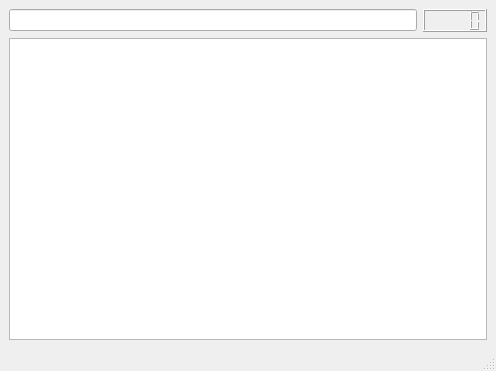
<?xml version="1.0" encoding="UTF-8"?>
<ui version="4.0">
 <class>MainWindow</class>
 <widget class="QMainWindow" name="MainWindow">
  <property name="geometry">
   <rect>
    <x>0</x>
    <y>0</y>
    <width>496</width>
    <height>371</height>
   </rect>
  </property>
  <property name="windowTitle">
   <string>MainWindow</string>
  </property>
  <property name="unifiedTitleAndToolBarOnMac">
   <bool>true</bool>
  </property>
  <widget class="QWidget" name="centralwidget">
   <layout class="QVBoxLayout" name="verticalLayout">
    <item>
     <layout class="QHBoxLayout" name="titleLayout">
      <item>
       <widget class="QLineEdit" name="title"/>
      </item>
      <item>
       <widget class="QLCDNumber" name="id"/>
      </item>
     </layout>
    </item>
    <item>
     <widget class="QTextEdit" name="notes">
      <property name="autoFillBackground">
       <bool>false</bool>
      </property>
     </widget>
    </item>
   </layout>
  </widget>
  <widget class="QMenuBar" name="menubar">
   <property name="geometry">
    <rect>
     <x>0</x>
     <y>0</y>
     <width>496</width>
     <height>24</height>
    </rect>
   </property>
  </widget>
  <widget class="QStatusBar" name="statusbar"/>
  <action name="action">
   <property name="text">
    <string>+</string>
   </property>
   <property name="toolTip">
    <string>Add Note</string>
   </property>
   <property name="shortcut">
    <string>Ctrl+N</string>
   </property>
  </action>
 </widget>
 <resources/>
 <connections/>
</ui>
